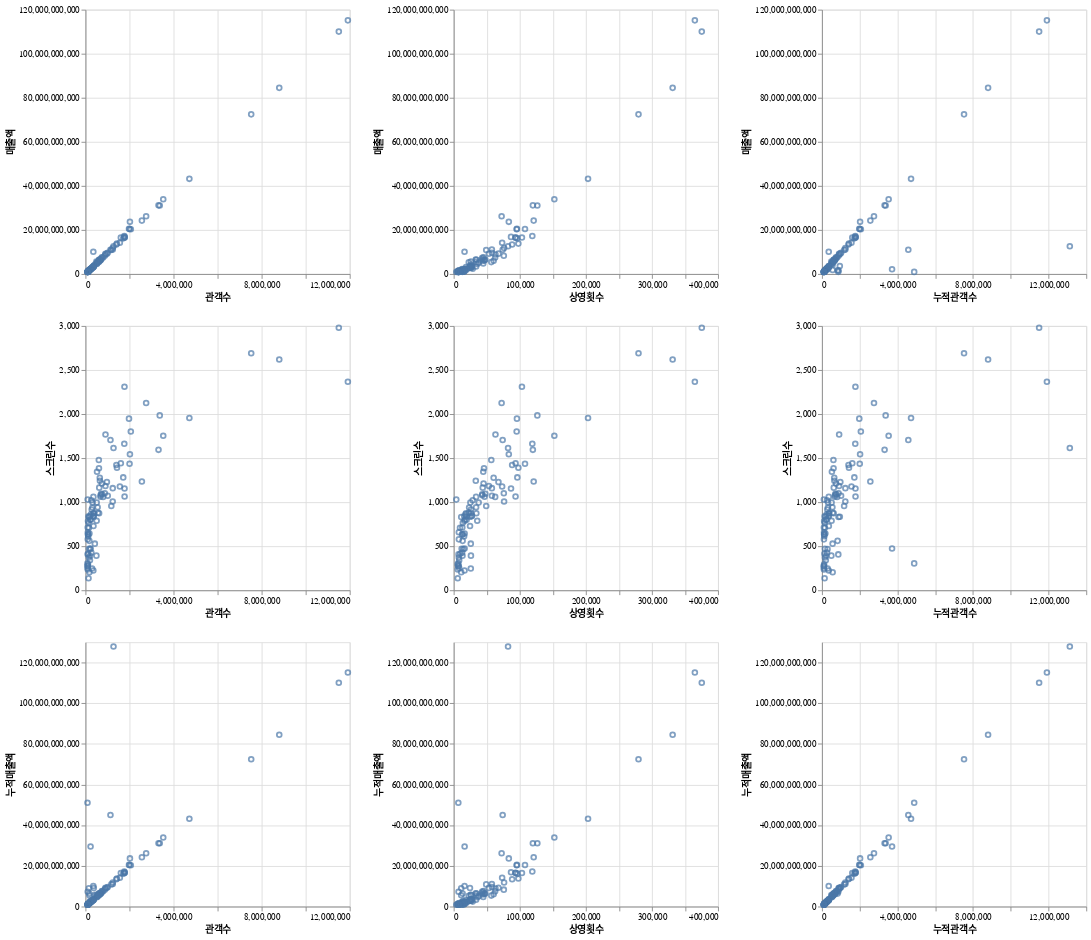

Source (notebook cell):
### Code cell
(df_boxoffice.filter(pl.col('순위') <= 100)
    .select(['매출액', '누적매출액', '관객수', '누적관객수', '스크린수', '상영횟수'])
    .plot.point(x = alt.X(alt.repeat("column"), type = 'quantitative'),
        y = alt.Y(alt.repeat("row"), type = 'quantitative'))
        .repeat(row = ['매출액', '스크린수', '누적매출액'], column = ['관객수', '상영횟수',
'누적관객수']))

### Figure 1 — Vega-Lite specification as saved in the notebook (floating-point values rounded to 4 significant figures)
{"config": {"view": {"continuousWidth": 300, "continuousHeight": 300}}, "repeat": {"column": ["관객수", "상영횟수", "누적관객수"], "row": ["매출액", "스크린수", "누적매출액"]}, "spec": {"data": {"name": "data-6043e42b3301c2e46f94fff6b7c39373"}, "mark": {"type": "point", "tooltip": true}, "encoding": {"x": {"field": {"repeat": "column"}, "type": "quantitative"}, "y": {"field": {"repeat": "row"}, "type": "quantitative"}}, "name": "view_1"}, "params": [{"name": "param_4", "select": {"type": "interval", "encodings": ["x", "y"]}, "bind": "scales", "views": ["view_1_child__row_매출액column_관객수", "view_1_child__row_매출액column_상영횟수", "view_1_child__row_매출액column_누적관객수", "view_1_child__row_스크린수column_관객수", "view_1_child__row_스크린수column_상영횟수", "view_1_child__row_스크린수column_누적관객수", "view_1_child__row_누적매출액column_관객수", "view_1_child__row_누적매출액column_상영횟수", "view_1_child__row_누적매출액column_누적관객수"]}], "$schema": "https://vega.github.io/schema/vega-lite/v5.20.1.json", "datasets": {"data-6043e42b3301c2e46f94fff6b7c39373": [{"매출액": 115157490414, "누적매출액": 115157490414, "관객수": 11914784, "누적관객수": 11914784, "스크린수": 2367, "상영횟수": 364955}, {"매출액": 110050000734, "누적매출액": 110050000734, "관객수": 11502779, "누적관객수": 11502779, "스크린수": 2980, "상영횟수": 375434}, {"매출액": 84509284036, "누적매출액": 84509284036, "관객수": 8799013, "누적관객수": 8799013, "스크린수": 2619, "상영횟수": 331341}, {"매출액": 72474035814, "누적매출액": 72474035814, "관객수": 7525339, "누적관객수": 7525339, "스크린수": 2691, "상영횟수": 279673}, {"매출액": 43204079201, "누적매출액": 43204079201, "관객수": 4718036, "누적관객수": 4718036, "스크린수": 1956, "상영횟수": 203283}, {"매출액": 33958821189, "누적매출액": 33958821189, "관객수": 3531717, "누적관객수": 3531717, "스크린수": 1753, "상영횟수": 152290}, {"매출액": 31118051070, "누적매출액": 31118051070, "관객수": 3372815, "누적관객수": 3372815, "스크린수": 1985, "상영횟수": 126582}, {"매출액": 31161375290, "누적매출액": 31161375290, "관객수": 3317296, "누적관객수": 3317296, "스크린수": 1594, "상영횟수": 119780}, {"매출액": 26249028320, "누적매출액": 26249028320, "관객수": 2755236, "누적관객수": 2755236, "스크린수": 2125, "상영횟수": 72494}, {"매출액": 24239796596, "누적매출액": 24239796596, "관객수": 2561872, "누적관객수": 2561872, "스크린수": 1234, "상영횟수": 121035}, {"매출액": 20277702850, "누적매출액": 20277702850, "관객수": 2059163, "누적관객수": 2059163, "스크린수": 1803, "상영횟수": 95250}, {"매출액": 23677872449, "누적매출액": 23677872449, "관객수": 2019129, "누적관객수": 2019129, "스크린수": 1544, "상영횟수": 83368}, {"매출액": 20443955430, "누적매출액": 20443955430, "관객수": 2002033, "누적관객수": 2002033, "스크린수": 1436, "상영횟수": 107880}, {"매출액": 20489875630, "누적매출액": 20489875630, "관객수": 1977010, "누적관객수": 1977010, "스크린수": 1948, "상영횟수": 95673}, {"매출액": 16596666601, "누적매출액": 16596666601, "관객수": 1777008, "누적관객수": 1777008, "스크린수": 1065, "상영횟수": 93583}, {"매출액": 16844279086, "누적매출액": 16844279086, "관객수": 1774150, "누적관객수": 1774150, "스크린수": 1155, "상영횟수": 86720}, {"매출액": 16535535152, "누적매출액": 16535535152, "관객수": 1771738, "누적관객수": 1771738, "스크린수": 2311, "상영횟수": 103250}, {"매출액": 17253839788, "누적매출액": 17253839788, "관객수": 1763723, "누적관객수": 1763723, "스크린수": 1663, "상영횟수": 118951}, {"매출액": 16174180097, "누적매출액": 16174180097, "관객수": 1715064, "누적관객수": 1715064, "스크린수": 1281, "상영횟수": 96283}, {"매출액": 16497842188, "누적매출액": 16497842188, "관객수": 1606378, "누적관객수": 1606378, "스크린수": 1442, "상영횟수": 93612}, {"매출액": 14202093607, "누적매출액": 14202093607, "관객수": 1562001, "누적관객수": 1562001, "스크린수": 1178, "상영횟수": 73283}, {"매출액": 13792326337, "누적매출액": 13792326337, "관객수": 1430121, "누적관객수": 1430121, "스크린수": 1390, "상영횟수": 97872}, {"매출액": 13380469253, "누적매출액": 13390807253, "관객수": 1403486, "누적관객수": 1404568, "스크린수": 1421, "상영횟수": 88433}, {"매출액": 12579385802, "누적매출액": 127929877212, "관객수": 1273640, "누적관객수": 13128419, "스크린수": 1614, "상영횟수": 82246}, {"매출액": 11107794292, "누적매출액": 11107794292, "관객수": 1239178, "누적관객수": 1239178, "스크린수": 1159, "상영횟수": 57721}, {"매출액": 11808970596, "누적매출액": 11808970596, "관객수": 1237103, "누적관객수": 1237103, "스크린수": 1008, "상영횟수": 76230}, {"매출액": 10906368514, "누적매출액": 10906368514, "관객수": 1173927, "누적관객수": 1173927, "스크린수": 956, "상영횟수": 49180}, {"매출액": 10977702435, "누적매출액": 45010311375, "관객수": 1135516, "누적관객수": 4573649, "스크린수": 1706, "상영횟수": 74075}, {"매출액": 9591875140, "누적매출액": 9591875140, "관객수": 1012014, "누적관객수": 1012014, "스크린수": 1072, "상영횟수": 57832}, {"매출액": 9240359711, "누적매출액": 9240359711, "관객수": 972991, "누적관객수": 972991, "스크린수": 1228, "상영횟수": 67720}, {"매출액": 8874847640, "누적매출액": 8874847640, "관객수": 909861, "누적관객수": 909861, "스크린수": 1769, "상영횟수": 63201}, {"매출액": 9177184782, "누적매출액": 9177184782, "관객수": 907155, "누적관객수": 907155, "스크린수": 1184, "상영횟수": 53224}, {"매출액": 8303965930, "누적매출액": 8303965930, "관객수": 879109, "누적관객수": 879109, "스크린수": 1101, "상영횟수": 75829}, {"매출액": 7484993310, "누적매출액": 7484993310, "관객수": 802133, "누적관객수": 802133, "스크린수": 1060, "상영횟수": 62744}, {"매출액": 7334914832, "누적매출액": 7334914832, "관객수": 753606, "누적관객수": 753606, "스크린수": 1089, "상영횟수": 43184}, {"매출액": 7634168967, "누적매출액": 7634168967, "관객수": 744549, "누적관객수": 744549, "스크린수": 1212, "상영횟수": 45171}, {"매출액": 6564144142, "누적매출액": 6564144142, "관객수": 710620, "누적관객수": 710620, "스크린수": 1096, "상영횟수": 47841}, {"매출액": 6713334362, "누적매출액": 6713334362, "관객수": 689603, "누적관객수": 689603, "스크린수": 1078, "상영횟수": 43149}, {"매출액": 6189375745, "누적매출액": 6189375745, "관객수": 682585, "누적관객수": 682585, "스크린수": 1062, "상영횟수": 46729}, {"매출액": 6543943550, "누적매출액": 6543943550, "관객수": 656645, "누적관객수": 656645, "스크린수": 1243, "상영횟수": 33414}, {"매출액": 6047884570, "누적매출액": 6047884570, "관객수": 650336, "누적관객수": 650336, "스크린수": 1277, "상영횟수": 60416}, {"매출액": 5919481710, "누적매출액": 5919481710, "관객수": 625908, "누적관객수": 625908, "스크린수": 1165, "상영횟수": 43938}, {"매출액": 6433926349, "누적매출액": 6433926349, "관객수": 620240, "누적관객수": 620240, "스크린수": 874, "상영횟수": 34243}, {"매출액": 6385592320, "누적매출액": 6385592320, "관객수": 612831, "누적관객수": 612831, "스크린수": 1385, "상영횟수": 45859}, {"매출액": 5390831280, "누적매출액": 5390831280, "관객수": 606612, "누적관객수": 606612, "스크린수": 1479, "상영횟수": 56874}, {"매출액": 5346417380, "누적매출액": 5346417380, "관객수": 567725, "누적관객수": 567725, "스크린수": 880, "상영횟수": 22814}, {"매출액": 5381760525, "누적매출액": 5381760525, "관객수": 552619, "누적관객수": 552619, "스크린수": 942, "상영횟수": 33903}, {"매출액": 4728639867, "누적매출액": 4728639867, "관객수": 525369, "누적관객수": 525369, "스크린수": 1345, "상영횟수": 44745}, {"매출액": 5111003281, "누적매출액": 5111003281, "관객수": 510370, "누적관객수": 510370, "스크린수": 995, "상영횟수": 37756}, {"매출액": 4546643767, "누적매출액": 4546643767, "관객수": 508467, "누적관객수": 508467, "스크린수": 789, "상영횟수": 35623}, {"매출액": 5625264900, "누적매출액": 5625264900, "관객수": 497320, "누적관객수": 497320, "스크린수": 393, "상영횟수": 26054}, {"매출액": 4252407808, "누적매출액": 5721326408, "관객수": 425196, "누적관객수": 562828, "스크린수": 529, "상영횟수": 25826}, {"매출액": 3664813577, "누적매출액": 3664813577, "관객수": 380376, "누적관객수": 380376, "스크린수": 875, "상영횟수": 25947}, {"매출액": 3636204547, "누적매출액": 9142532236, "관객수": 377188, "누적관객수": 945457, "스크린수": 834, "상영횟수": 24601}, {"매출액": 3574815608, "누적매출액": 3574815608, "관객수": 368102, "누적관객수": 368102, "스크린수": 847, "상영횟수": 27554}, {"매출액": 3207715943, "누적매출액": 3207715943, "관객수": 363932, "누적관객수": 363932, "스크린수": 729, "상영횟수": 24674}, {"매출액": 3185368165, "누적매출액": 3185368165, "관객수": 362514, "누적관객수": 362514, "스크린수": 873, "상영횟수": 18649}, {"매출액": 3371848455, "누적매출액": 3371848455, "관객수": 361218, "누적관객수": 361218, "스크린수": 1060, "상영횟수": 33860}, {"매출액": 10117142500, "누적매출액": 10117142500, "관객수": 357858, "누적관객수": 357858, "스크린수": 224, "상영횟수": 16382}, {"매출액": 3116904916, "누적매출액": 3170474916, "관객수": 342658, "누적관객수": 348473, "스크린수": 839, "상영횟수": 27004}, {"매출액": 2813553530, "누적매출액": 2813553530, "관객수": 322017, "누적관객수": 322017, "스크린수": 995, "상영횟수": 25224}, {"매출액": 2796081600, "누적매출액": 2796081600, "관객수": 316473, "누적관객수": 316473, "스크린수": 939, "상영횟수": 23336}, {"매출액": 2904708614, "누적매출액": 2904708614, "관객수": 301892, "누적관객수": 301892, "스크린수": 247, "상영횟수": 25825}, {"매출액": 2825664960, "누적매출액": 2825664960, "관객수": 284079, "누적관객수": 284079, "스크린수": 917, "상영횟수": 26129}, {"매출액": 2288885000, "누적매출액": 2288885000, "관객수": 266128, "누적관객수": 266128, "스크린수": 427, "상영횟수": 12701}, {"매출액": 2432238239, "누적매출액": 2432238239, "관객수": 264244, "누적관객수": 264244, "스크린수": 1021, "상영횟수": 28701}, {"매출액": 2334760653, "누적매출액": 2334760653, "관객수": 249440, "누적관객수": 249440, "스크린수": 861, "상영횟수": 17899}, {"매출액": 2272468704, "누적매출액": 2272468704, "관객수": 238235, "누적관객수": 238235, "스크린수": 800, "상영횟수": 19490}, {"매출액": 2125870640, "누적매출액": 29573469671, "관객수": 231811, "누적관객수": 3712315, "스크린수": 475, "상영횟수": 16506}, {"매출액": 2180917062, "누적매출액": 2180917062, "관객수": 214296, "누적관객수": 214296, "스크린수": 801, "상영횟수": 17036}, {"매출액": 2027736150, "누적매출액": 2704847980, "관객수": 212185, "누적관객수": 292798, "스크린수": 467, "상영횟수": 14450}, {"매출액": 2050031040, "누적매출액": 2050031040, "관객수": 207063, "누적관객수": 207063, "스크린수": 392, "상영횟수": 13286}, {"매출액": 1730786580, "누적매출액": 1730786580, "관객수": 202361, "누적관객수": 202361, "스크린수": 342, "상영횟수": 8282}, {"매출액": 1878697640, "누적매출액": 1878697640, "관객수": 200490, "누적관객수": 200490, "스크린수": 836, "상영횟수": 19197}, {"매출액": 1859296182, "누적매출액": 1859296182, "관객수": 180695, "누적관객수": 180695, "스크린수": 644, "상영횟수": 16507}, {"매출액": 1795103512, "누적매출액": 5587055787, "관객수": 179102, "누적관객수": 566529, "스크린수": 205, "상영횟수": 11374}, {"매출액": 1720674490, "누적매출액": 6356892690, "관객수": 176197, "누적관객수": 827609, "스크린수": 561, "상영횟수": 13474}, {"매출액": 1386954057, "누적매출액": 1386954057, "관객수": 157463, "누적관객수": 157463, "스크린수": 710, "상영횟수": 9518}, {"매출액": 1520497600, "누적매출액": 1520497600, "관객수": 156214, "누적관객수": 156214, "스크린수": 372, "상영횟수": 7691}, {"매출액": 1561873065, "누적매출액": 1561873065, "관객수": 156159, "누적관객수": 156159, "스크린수": 471, "상영횟수": 12041}, {"매출액": 1530602884, "누적매출액": 8990202656, "관객수": 155026, "누적관객수": 878012, "스크린수": 832, "상영횟수": 11348}, {"매출액": 1408471780, "누적매출액": 1408471780, "관객수": 142382, "누적관객수": 142382, "스크린수": 767, "상영횟수": 13772}, {"매출액": 1442627957, "누적매출액": 1442627957, "관객수": 140533, "누적관객수": 140533, "스크린수": 841, "상영횟수": 15934}, {"매출액": 1313667731, "누적매출액": 1317202231, "관객수": 139395, "누적관객수": 139744, "스크린수": 137, "상영횟수": 6075}, {"매출액": 1178597399, "누적매출액": 1178597399, "관객수": 126564, "누적관객수": 126564, "스크린수": 613, "상영횟수": 15756}, {"매출액": 1055865807, "누적매출액": 1055865807, "관객수": 121335, "누적관객수": 121335, "스크린수": 634, "상영횟수": 12583}, {"매출액": 1145904006, "누적매출액": 1145904006, "관객수": 115966, "누적관객수": 115966, "스크린수": 787, "상영횟수": 16262}, {"매출액": 1104445609, "누적매출액": 1224234609, "관객수": 115336, "누적관객수": 128717, "스크린수": 414, "상영횟수": 9871}, {"매출액": 1127498300, "누적매출액": 1127498300, "관객수": 113720, "누적관객수": 113720, "스크린수": 295, "상영횟수": 5961}, {"매출액": 1076288964, "누적매출액": 1076288964, "관객수": 112157, "누적관객수": 112157, "스크린수": 635, "상영횟수": 13647}, {"매출액": 979072626, "누적매출액": 979072626, "관객수": 109298, "누적관객수": 109298, "스크린수": 658, "상영횟수": 7692}, {"매출액": 930527914, "누적매출액": 930527914, "관객수": 105475, "누적관객수": 105475, "스크린수": 578, "상영횟수": 7782}, {"매출액": 1022035703, "누적매출액": 1022035703, "관객수": 104100, "누적관객수": 104100, "스크린수": 236, "상영횟수": 6150}, {"매출액": 967483801, "누적매출액": 7265163592, "관객수": 103308, "누적관객수": 865137, "스크린수": 407, "상영횟수": 7280}, {"매출액": 962290905, "누적매출액": 962290905, "관객수": 102969, "누적관객수": 102969, "스크린수": 713, "상영횟수": 13022}, {"매출액": 859962300, "누적매출액": 859962300, "관객수": 102856, "누적관객수": 102856, "스크린수": 276, "상영횟수": 6724}, {"매출액": 983043800, "누적매출액": 983043800, "관객수": 101204, "누적관객수": 101204, "스크린수": 254, "상영횟수": 8195}, {"매출액": 905338890, "누적매출액": 905338890, "관객수": 100941, "누적관객수": 100941, "스크린수": 1029, "상영횟수": 3894}, {"매출액": 900996900, "누적매출액": 900996900, "관객수": 100110, "누적관객수": 100110, "스크린수": 276, "상영횟수": 7535}, {"매출액": 959035245, "누적매출액": 51073953345, "관객수": 92567, "누적관객수": 4884608, "스크린수": 305, "상영횟수": 6973}]}}
